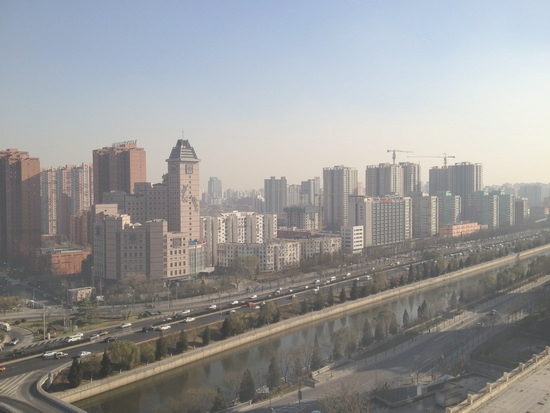
#> input picture dataset/training_set/hazy/0586.jpg, 550 x 413 px, found by its file name; its folder holds only this picture in this run
$ python watershed.py   (older library calls are emulated)
#> lines starting #> are read from the running program, lines starting #| are printed output that depends on the picture; after the words box and inside, x2 and y2 are one past the last pixel; in counts of white or black regions, pixels touching at a corner belong together
#> further down, img is the input picture: shape (413, 550, 3); mean B, G, R 152.3, 152.4, 152.4
# -*- coding: utf-8 -*-

import numpy as np
import cv2
import os
import matplotlib.pyplot as plt


def watershed_seg(img):
    gray = cv2.cvtColor(img,cv2.COLOR_BGR2GRAY)
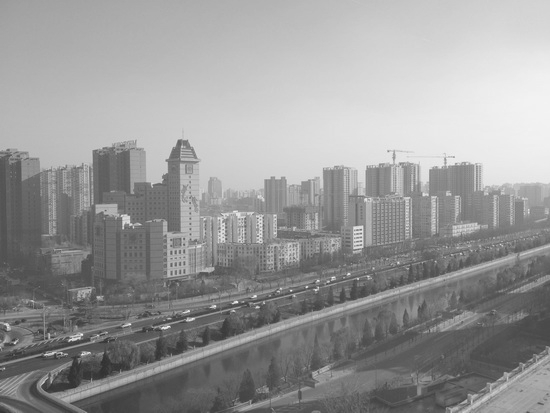
#> gray: shape (413, 550); min 47, max 244, mean 152.3
    blur = cv2.GaussianBlur(gray, (5,5), 2)
    edge = cv2.Canny(blur, 80, 150)
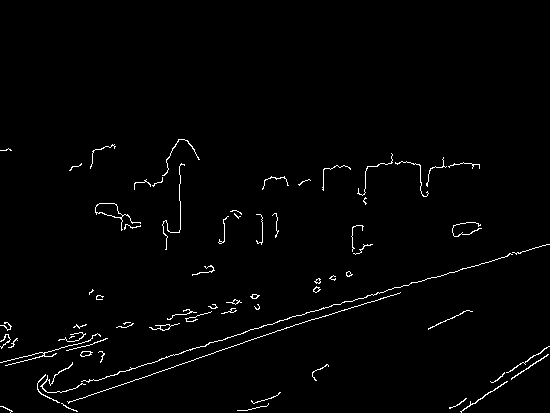
#> edge: shape (413, 550); 1.6% white in thin lines or dots, all inside (x1, y1, x2, y2) = (0, 139, 550, 413)


    #find contour
    image, contours,hierarchy=cv2.findContours(edge, cv2.RETR_EXTERNAL, cv2.CHAIN_APPROX_NONE)
#> contours = 68 contours, 56 with area under 20; largest, box (x1, y1, x2, y2) and area: (95, 203, 141, 231) 268, (149, 323, 180, 331) 46, (81, 253, 513, 383) 44, (80, 351, 93, 357) 42, (460, 381, 508, 413) 29
    h, w, c = img.shape[0], img.shape[1], img.shape[2]
#> h = 413; w = 550; c = 3
    marks = np.zeros((h, w), np.int32)

    for index in range(len(contours)):
        cv2.drawContours(marks, contours, index, index + 1, 1, 8, hierarchy)
#> this loop made 68 passes
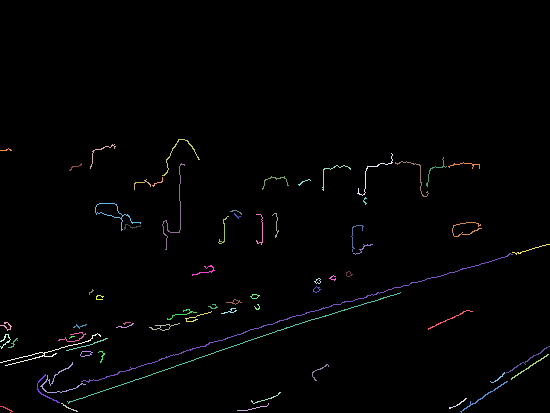
#> marks: shape (413, 550) int32; 69 distinct labels, from 0 to 68; one colour per label, 0 black

    marks = cv2.watershed(img, marks)
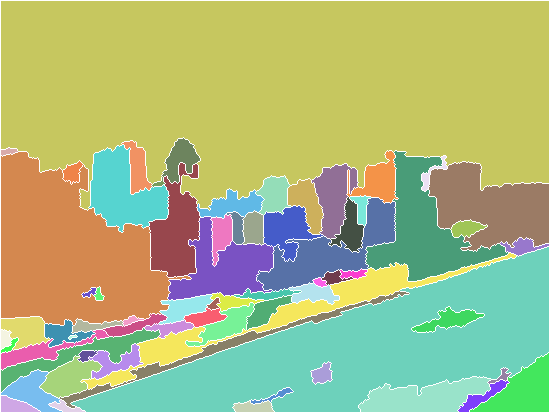
#> marks: shape (413, 550) int32; 69 distinct labels, from -1 to 68; one colour per label, 0 black, -1 white

    marks = marks.reshape(h*w)

    index = np.array(np.where(marks == -1))
    index1 = np.where(index + w + 1 < h*w)
#> index1 = 8249 positions, rows 0 to 0, columns 0 to 8248
    marks[index[index1]] = marks[index[index1] + w + 1]

    index = np.array(np.where(marks == -1))
    index1 = np.where(index + w - 1 < h*w)
#> index1 = 1625 positions, rows 0 to 0, columns 0 to 1624
    marks[index[index1]] = marks[index[index1] + w - 1]

    index = np.array(np.where(marks == -1))
    index1 = np.where(index - w + 1 >= 0)
#> index1 = 573 positions, rows 0 to 0, columns 0 to 572
    marks[index[index1]] = marks[index[index1] - w + 1]

    index = np.array(np.where(marks == -1))
    index1 = np.where(index - w - 1 >= 0)
#> index1 = 11 positions, rows 0 to 0, columns 0 to 10
    marks[index[index1]] = marks[index[index1] - w - 1]

    marks = marks.reshape(h, w)
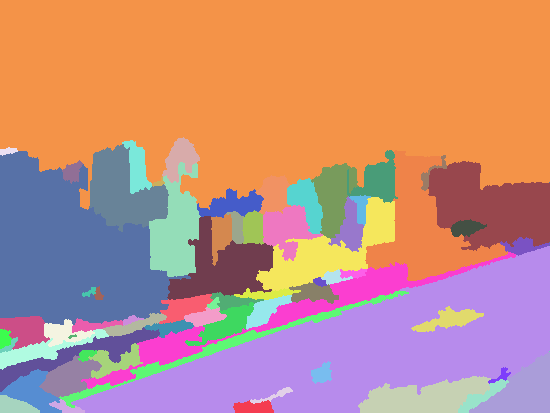
#> marks: shape (413, 550) int32; 68 distinct labels, from 1 to 68; one colour per label, 0 black
    return marks


if __name__ == '__main__':
    marks_path = '/home/ws/Desktop/watershed'
    os.makedirs(marks_path, exist_ok=True)
    input_path = '/home/ws/datasets/ITS(training set)/hazy'
    for file in os.listdir(input_path):
        img = cv2.imread(input_path + '/' + file)
#        edge = cv2.imread('/home/ws/Desktop/coh/ITS' + '/' + file, 0)
        marks = watershed_seg(img)
        plt.imsave(marks_path + '/' + file, marks)
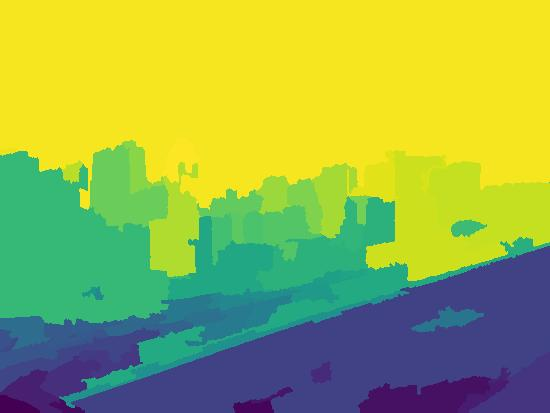
#> saved as 0586.jpg: shape (413, 550, 3); mean R, G, B 150.5, 176.2, 77

$ run again, on dataset/training_set/hazy/5576.jpg
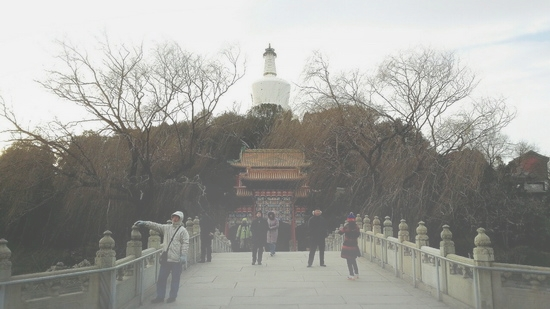
#> input picture dataset/training_set/hazy/5576.jpg, 550 x 309 px, found by its file name
#> img is the input picture: shape (309, 550, 3); mean B, G, R 155.9, 160.4, 160.5
#> in watershed_seg, `edge = cv2.Canny(blur, 80, 150)`:
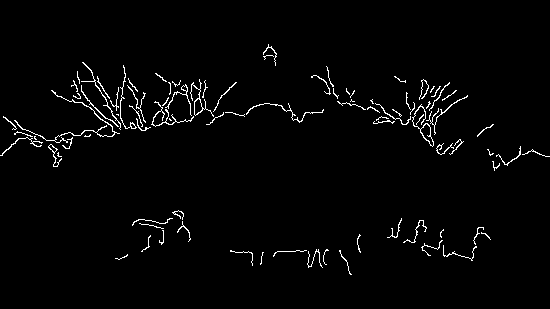
#> edge: shape (309, 550); 2.1% white in thin lines or dots, all inside (x1, y1, x2, y2) = (0, 44, 550, 275)
#> contours = 90 contours, 78 with area under 20; largest, box (x1, y1, x2, y2) and area: (412, 104, 434, 147) 166, (190, 79, 214, 117) 112, (14, 90, 120, 143) 62, (48, 144, 62, 167) 43, (165, 84, 192, 116) 39
#> the loop in watershed_seg, `for index in range(len(contours)):` made 90 passes
#> in watershed_seg, `index1 = np.where(index + w + 1 < h*w)`: index1 = 7440 positions, rows 0 to 0, columns 0 to 7439
#> in watershed_seg, `index1 = np.where(index + w - 1 < h*w)`: index1 = 2122 positions, rows 0 to 0, columns 0 to 2121
#> in watershed_seg, `index1 = np.where(index - w + 1 >= 0)`: index1 = 560 positions, rows 0 to 0, columns 0 to 559
#> index = [[169399, 169948, 169949]]
#> in watershed_seg, `index1 = np.where(index - w - 1 >= 0)`: index1 = ([0, 0, 0], [0, 1, 2])
#> `plt.imsave(marks_path + '/' + file, marks)`:
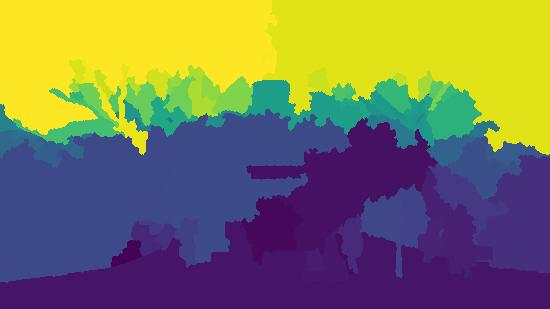
#> saved as 5576.jpg: shape (309, 550, 3); mean R, G, B 122.1, 119.3, 89.8
